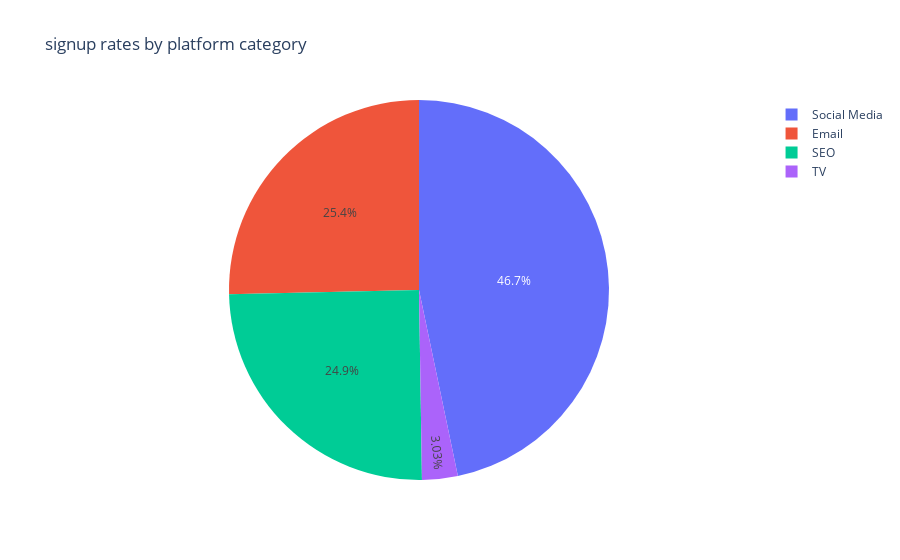

The code cell stored with this chart in its notebook:
### Code cell
fig  = px.pie(
    df,
    names="platform",
    values="num_signups",
    title="signup rates by platform category"
)
fig.show()
# fig.write_image("C:/Users/karthikeya/health_tech_analytics/signup rates by platform category.png")
# fig.write_html("C:/Users/karthikeya/health_tech_analytics/signup rates by platform category.html")

### Figure 1 — Plotly figure (JSON) as saved in the notebook; plotly's stock layout.template omitted (floating-point values rounded to 4 significant figures)
{"data": [{"domain": {"x": [0, 1], "y": [0, 1]}, "hovertemplate": "platform=%{label}<br>num_signups=%{value}<extra></extra>", "labels": ["SEO", "Email", "Email", "SEO", "SEO", "SEO", "Social Media", "Email", "SEO", "SEO", "SEO", "Social Media", "Social Media", "Email", "Email", "SEO", "SEO", "Email", "Social Media", "Social Media", "SEO", "Social Media", "Social Media", "Email", "Social Media", "Social Media", "Email", "SEO", "SEO", "Social Media", "Social Media", "TV", "TV", "SEO", "SEO", "TV", "SEO", "Email", "SEO", "Email", "TV", "Social Media", "Social Media", "SEO", "SEO", "Email", "Social Media", "Email", "Social Media", "SEO", "TV", "Email", "TV", "Social Media", "Email", "Email", "TV"], "legendgroup": "", "name": "", "showlegend": true, "type": "pie", "values": [965, 586, 46, 1546, 1, 1273, 2, 11, 114, 51, 22, 1, 24, 161, 2, 1, 27, 3279, 46, 971, 42, 246, 11, 33, 31, 1, 12, 12, 1, 2743, 3534, 228, 266, null, null, null, null, null, null, null, null, null, null, null, null, null, null, null, null, null, null, null, null, null, null, null, null]}], "layout": {"legend": {"tracegroupgap": 0}, "title": {"text": "signup rates by platform category"}}}
